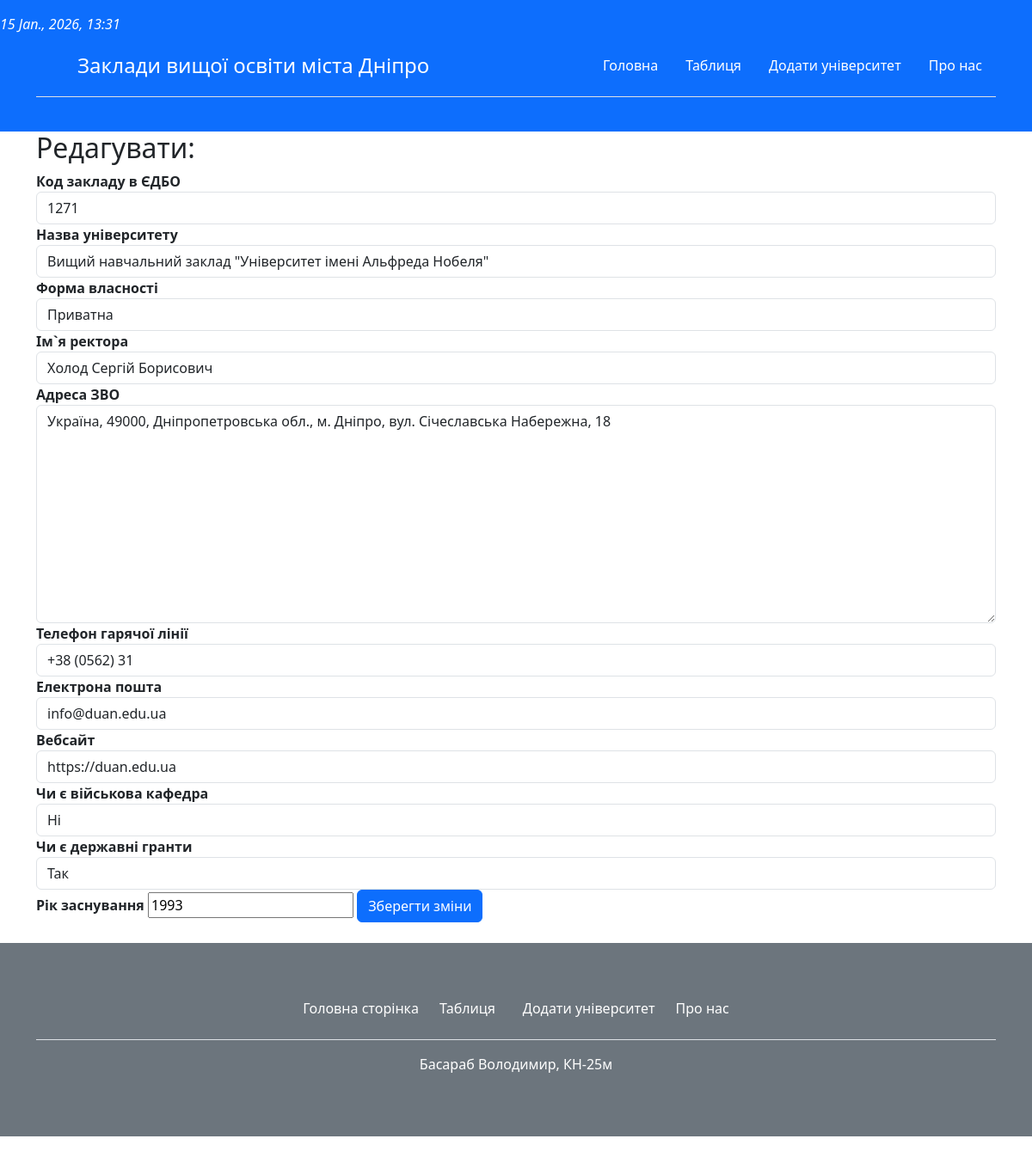
Page /university/1/edit on the committed database.
### main/models.py (models this page shows, shortened)
class University(models.Model):
    code = models.CharField('Код закладу в ЄДЕБО',max_length=4, unique=True)
    title = models.CharField('Назва університету',max_length=150)
    ownership = models.CharField('Форма власності', max_length=10)
    rector = models.CharField('Ім`я ректора',max_length=100)
    location = models.TextField('Місцезнаходження')
    phone = models.CharField('Телефон/факс', max_length=100)
    email = models.CharField('Електронна пошта', max_length=50)
    website = models.CharField('Вебсайт університету', max_length=120)
    military_department = models.CharField('Чи є військова кафедра', max_length=3)
    grants = models.CharField('Чи бере заклад участь в програмі державних грантів на здобуття вищої освіти', max_length=3)
    year = models.CharField('Рік заснування', max_length=4)
    created = models.DateTimeField(auto_now_add=True)
    class Meta:
        verbose_name = 'Університет'
        verbose_name_plural = 'Університети'

### main/views.py (the view, shortened to what this page needs)
# urls.py: path('university/<int:id>/edit', views.university_edit, name='university_edit'),
def university_edit(request, id=0):
    if request.method == 'GET':
        if id == 0:
            form = UniversityForm()
        else:
            university = University.objects.get(id=id)
            form = UniversityForm(instance=university)
        return render(request, 'main/university_edit.html', {'form': form})

### main/templates/main/university_edit.html (shortened to what this page needs)
{% extends 'main/base.html' %}
{% block content %}
<h2>Редагувати:</h2>
    <form action="" method="post" autocomplete="off">
        <label for="code"><b>Код закладу в ЄДБО</b></label>
        {{ form.code }}
        <label for="title"><b>Назва університету</b></label>
        {{ form.title }}
        <label for="ownership"><b>Форма власності</b></label>
        {{ form.ownership }}
        <label for="rector"><b>Ім`я ректора</b></label>
        {{ form.rector }}
        <label for="location"><b>Адреса ЗВО</b></label>
        {{ form.location }}
        <label for="phone"><b>Телефон гарячої лінії</b></label>
        {{ form.phone }}
        <label for="email"><b>Електрона пошта</b></label>
        {{ form.email }}
        <label for="website"><b>Вебсайт</b></label>
        {{ form.website }}
        <label for="military_department"><b>Чи є військова кафедра</b></label>
        {{ form.military_department }}
        <label for="grants"><b>Чи є державні гранти</b></label>
        {{ form.grants }}
        <label for="year"><b>Рік заснування</b></label>
        {{ form.year }}
        <button type="submit" class="btn btn-primary">Зберегти зміни</button>
    </form>
{% endblock %}

### rows in the picture
University: code "1271", title "Вищий навчальний заклад \"Університет імені Альфреда Нобеля\"", ownership "Приватна", rector "Холод Сергій Борисович", location "Україна, 49000, Дніпропетровська обл., м. Дніпро, вул. Січеславська Набережна, 18", phone "+38 (0562) 31", email "info@duan.edu.ua", website "https://duan.edu.ua", military_department "Ні", grants "Так", year "1993"
